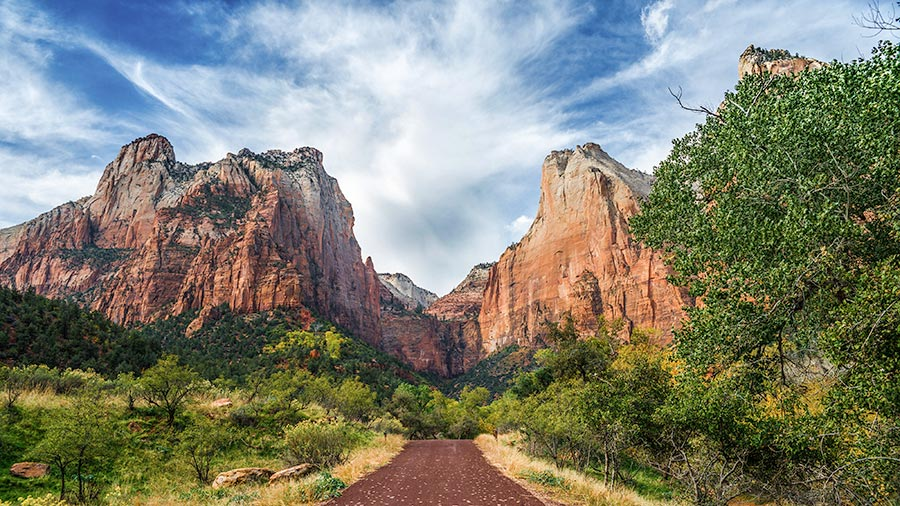
#> input picture Excercise_02/zion_pass.jpg, 900 x 506 px, found by its file name
$ jupyter execute --allow-errors haha.ipynb   (shell and % lines are left out)
#> lines starting #> are read from the running program, lines starting #| are printed output that depends on the picture
EN2550 Fundamentals of Image Processing and Machine
Vision: Point Operations
Lecture -02

Code for Generating a 6 × 8 Images

[cell 1]
import cv2 as cv

[cell 2]
import cv2 as cv
import numpy as np
import matplotlib.pyplot as plt
im=np.zeros((6,8),dtype=np.uint8)
im[2,3] = 255
fig,ax = plt.subplots()
ax.imshow(im,cmap='gray',vmin =0,vmax=255)
ax.xaxis.tick_top()
plt.show()
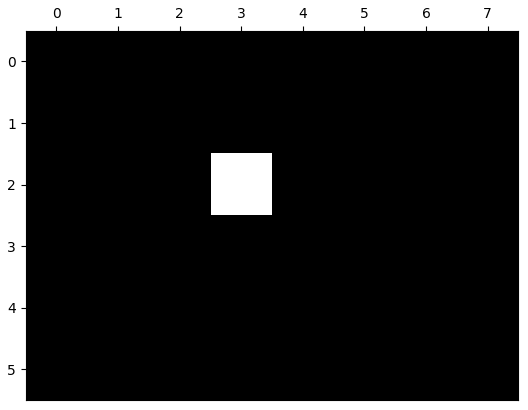
#> figure drawn by matplotlib, 1 panel

[cell 3]
#Listing: A Color Image
import cv2 as cv
import numpy as np
import matplotlib.pyplot as plt
im = np.zeros((6,8,3),dtype=np.uint8)
im[2,3] = [255, 255, 100]
print(im[2,3])
fig,ax =plt.subplots()
ax.imshow(im)
ax.xaxis.tick_top( )
plt.show( )

Displaying Image Properties

[cell 4]
import cv2 as cv
import numpy as np
import matplotlib.pyplot as plt

img = cv.imread('zion_pass.jpg',cv.IMREAD_COLOR)
#> img is the input picture: shape (506, 900, 3); mean B, G, R 115.1, 129.4, 127.3
img =cv.cvtColor(img,cv.COLOR_BGR2RGB)

fig, ax = plt.subplots()
ax.imshow(img)
ax.set_title('iamge')
plt.show()

print(img.shape)
#| (506, 900, 3)
print(img.size)
#| 1366200
print(img.dtype)
#| uint8

Increasing the Brightness Using OpenCV

[cell 5]
import cv2 as cv
import matplotlib.pyplot as plt

img =cv.imread('zion_pass.jpg',cv.IMREAD_GRAYSCALE)
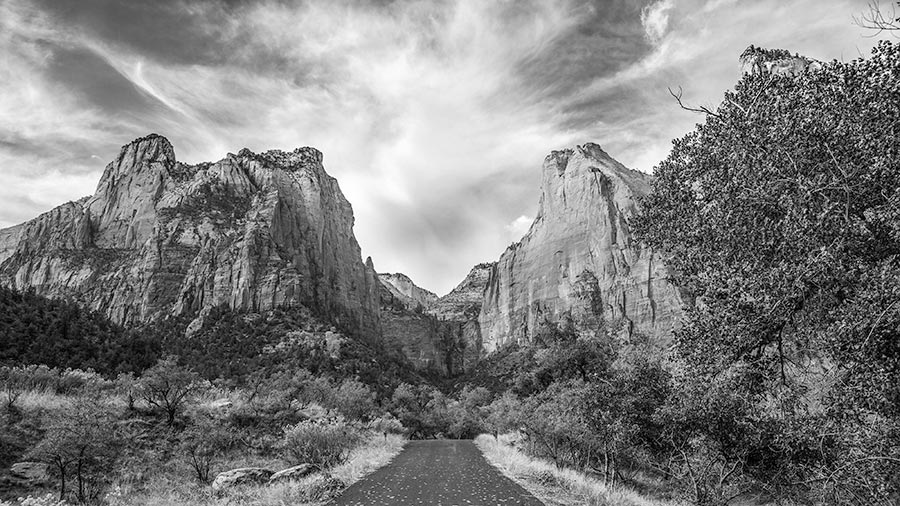
#> img: shape (506, 900); min 0, max 255, mean 127.1
imgb = img+100                           ## overflow occured
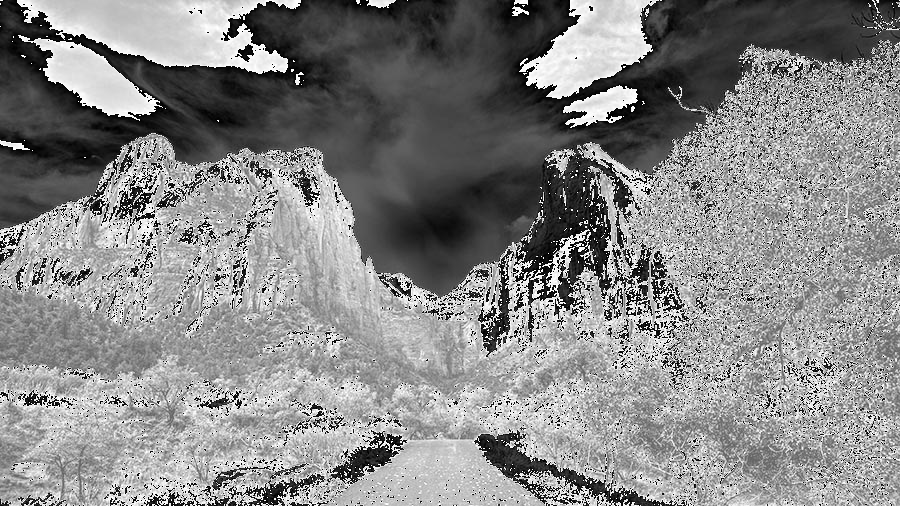
#> imgb: shape (506, 900); min 0, max 255, mean 135.2
imgc = cv.add(img,100)
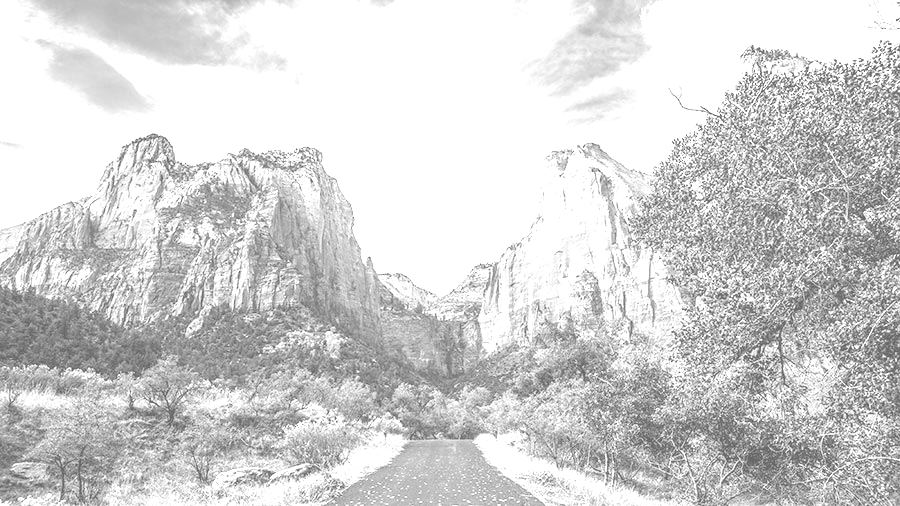
#> imgc: shape (506, 900); min 100, max 255, mean 210.8

fig, ax =plt.subplots(1,3)
ax[0].imshow(img,cmap='gray')
ax[0].set_title('original image')
ax[1].imshow(imgb,cmap='gray')
ax[1].set_title('scl add image')
ax[2].imshow(imgc,cmap='gray')
ax[2].set_title('cv add image')

Increasing the Brightness Using Loops I

[cell 6]
import cv2 as cv
import matplotlib.pyplot as plt
import numpy as np

def brightten(image,shift):
#> called with shift = 200
    h=image.shape[0]
#> h = 506
    w=image.shape[1]
#> w = 900

    result =np.zeros(image.shape,image.dtype)

    for i in range(0,h):
        for j in range(0,w):
            no_overflow = True if image[i,j] + shift < 255 else False
            result[i,j] = min(image[i,j] + shift, 255) if no_overflow else 255
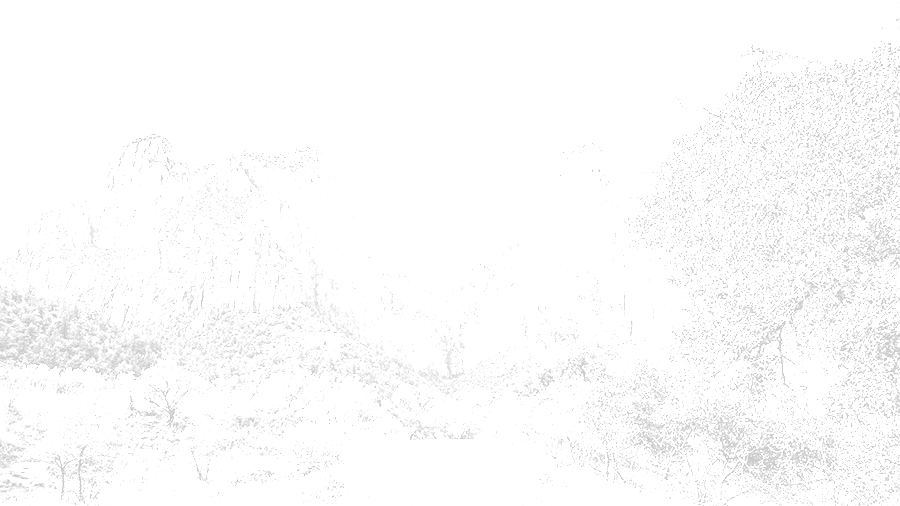
#> result: shape (506, 900); min 200, max 255, mean 251.7
    return result


img =cv.imread('zion_pass.jpg',cv.IMREAD_GRAYSCALE)
imgb = brightten ( img , 200)
fig, ax =plt.subplots(1,2)
ax[0].imshow(img,cmap='gray')
ax[0].set_title('original image')
ax[1].imshow(imgb,cmap='gray')
ax[1].set_title('brighten image')

Zeroing Out Green and Blue Planes

[cell 7]
import matplotlib.pyplot as plt
import numpy as np
import cv2 as cv

img =cv.imread('zion_pass.jpg',cv.IMREAD_ANYCOLOR)

if img is None:
    print('image could not be read')

img = cv.cvtColor(img, cv.COLOR_BGR2RGB)
plt.imshow(img)
plt.title('image')
plt.xticks([]),plt.yticks([])
plt.show()

img[:,:,1:3]=0
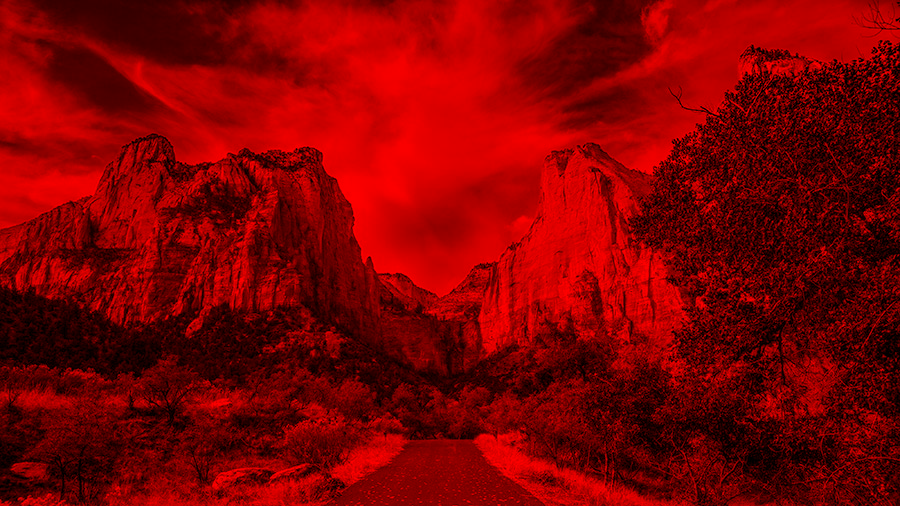
#> img: shape (506, 900, 3); mean R, G, B 127.3, 0, 0
plt.imshow(img)
plt.title('After zeroing planes')
plt.xticks([]),plt.yticks([])
plt.show()

Intensity Transforms: Identity Transformation Code I

[cell 8]
import matplotlib.pyplot as plt
import numpy as np
import cv2 as cv

transform = np.arange(0, 256).astype('uint8')
fig,ax=plt.subplots()
ax.plot(transform)
ax.set_xlabel(r'Input , $f ( \mathbf { x } ) $ ')
ax.set_ylabel('Output , $\mathrm{T } [ f ( \mathbf { x } ) ] $')
ax.set_xlim(0,255)
ax.set_ylim(0,255)
ax.set_aspect('equal')
plt.savefig('transform.png')
#> figure, not shown here; curve peaks at x = 255, y = 255
plt.show()

img_org =cv.imread('zion_pass.jpg', cv.IMREAD_GRAYSCALE)
print(img_org.shape)
#| (506, 900)
cv.namedWindow('image',cv.WINDOW_AUTOSIZE)
cv.imshow('image', img_org)
cv.waitKey(0)
image_transformed = cv.LUT(img_org, transform)   ## look up table
cv.imshow( 'Image ' , image_transformed )
cv.waitKey (0)
cv.destroyAllWindows ( )

[cell 9]
transform = np.arange(255,-1, -1).astype('uint8')
fig,ax=plt.subplots()
ax.plot(transform)
ax.set_xlabel(r'Input , $f ( \mathbf { x } ) $ ')
ax.set_ylabel('Output , $\mathrm{T } [ f ( \mathbf { x } ) ] $')
ax.set_xlim(0,255)
ax.set_ylim(0,255)
ax.set_aspect('equal')
plt.savefig('transform.png')
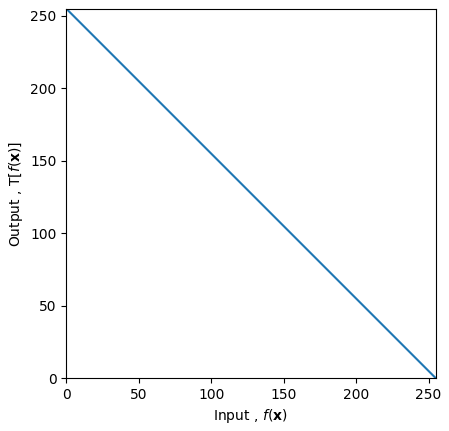
#> figure drawn by matplotlib, 1 panel; curve peaks at x = 0, y = 255
plt.show()

img_org =cv.imread('zion_pass.jpg', cv.IMREAD_GRAYSCALE)
print(img_org.shape)
#| (506, 900)
cv.namedWindow('image',cv.WINDOW_AUTOSIZE)
cv.imshow('image', img_org)
cv.waitKey(0)
image_transformed = cv.LUT(img_org, transform)
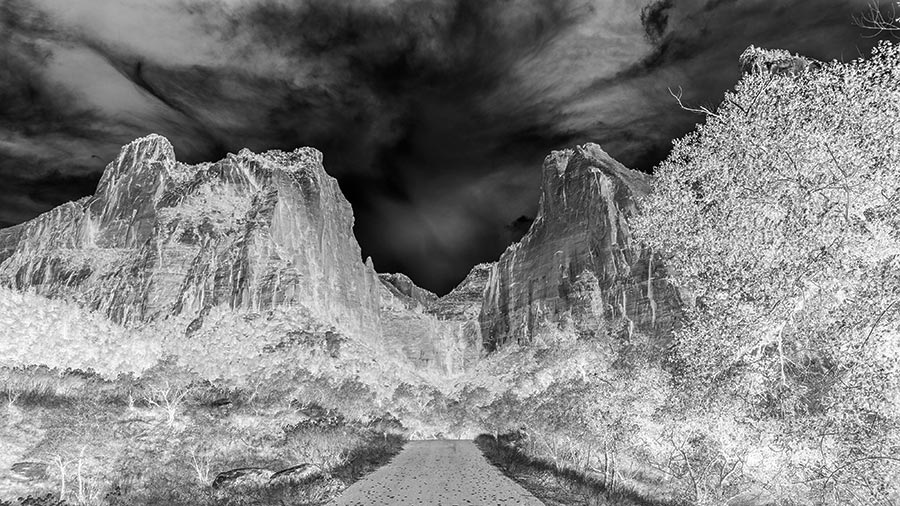
#> image_transformed: shape (506, 900); min 0, max 255, mean 127.9
cv.imshow( 'Image ' , image_transformed )
cv.waitKey (0)
cv.destroyAllWindows ( )

Intensity Transforms: Intensity Windowing I

[cell 10]
import matplotlib.pyplot as plt
import numpy as np
import cv2 as cv

c=np.array([(100,50),(150,200)])

t1=np.linspace(0,c[0,1],c[0,0]+1).astype('uint8')
print(len(t1))

t2=np.linspace(c[0,1]+1,c[1,1],c[1,0]-c[0,0]).astype('uint8')
print(len(t2))

t3=np.linspace(c[1,1]+1,255,255-c[1,0]).astype('uint8')
print(len(t3))

transform= np.concatenate((t1,t2),axis=0).astype('uint8')
transform= np.concatenate((transform,t3),axis=0).astype('uint8')
print(len(transform))

fig,ax=plt.subplots()
ax.plot(transform)
ax.set_xlabel(r'Input , $f ( \mathbf { x } ) $ ')
ax.set_ylabel('Output , $\mathrm{T } [ f ( \mathbf { x } ) ] $')
ax.set_xlim(0,255)
ax.set_ylim(0,255)
ax.set_aspect('equal')
plt.savefig('transform.png')
#> figure, not shown here; curve peaks at x = 255, y = 255
plt.show()

img_org =cv.imread('zion_pass.jpg', cv.IMREAD_GRAYSCALE)
print(img_org.shape)
#| (506, 900)
cv.namedWindow('image',cv.WINDOW_AUTOSIZE)
cv.imshow('image', img_org)
cv.waitKey(0)
image_transformed = cv.LUT(img_org, transform)
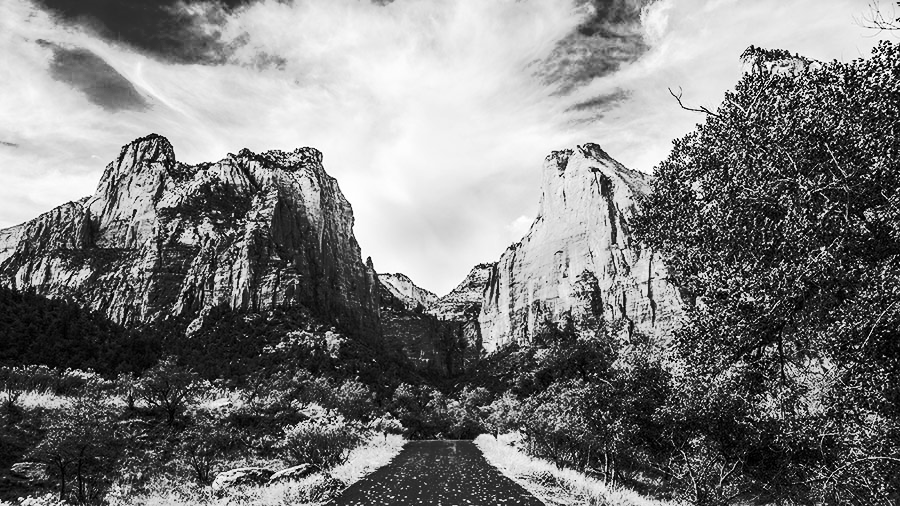
#> image_transformed: shape (506, 900); min 0, max 255, mean 124.3
cv.imshow( 'Image ' , image_transformed )
cv.waitKey (0)
cv.destroyAllWindows ( )

Histograms Using OpenCV

[cell 11]
import matplotlib.pyplot as plt
import numpy as np
import cv2 as cv

img = cv.imread('zion_pass.jpg', cv.IMREAD_GRAYSCALE)
hist = cv.calcHist([img],[0],None,[256],[0,255])
#> hist = 256 values, max 2691 at index 96, min 0 at index 255, mean 1777.6
plt.plot(hist)
plt.xlim([0,256])
plt.show()
#> figure, not shown here; curve peaks at x = 96, y = 2691

[cell 12]
import matplotlib.pyplot as plt
import numpy as np
import cv2 as cv

img = cv.imread('zion_pass.jpg', cv.IMREAD_COLOR)
color = ('b','g','r')
for i,c in enumerate(color):
    hist = cv.calcHist([img],[i],None,[256],[0,255])
    plt.plot(hist, color=c)
    plt.xlim([0,256])
plt.show()
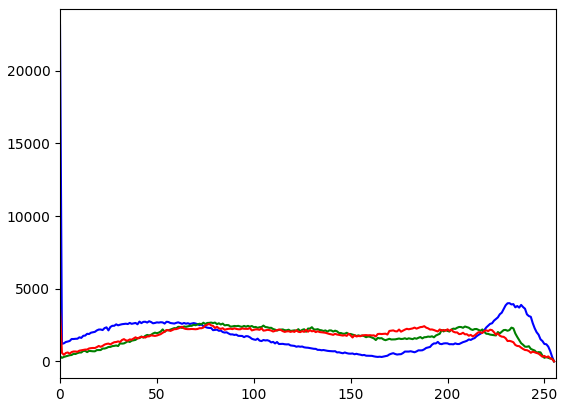
#> figure drawn by matplotlib, 1 panel; curve peaks at x = 0, y = 23116; curve peaks at x = 80, y = 2672; curve peaks at x = 0, y = 3610
